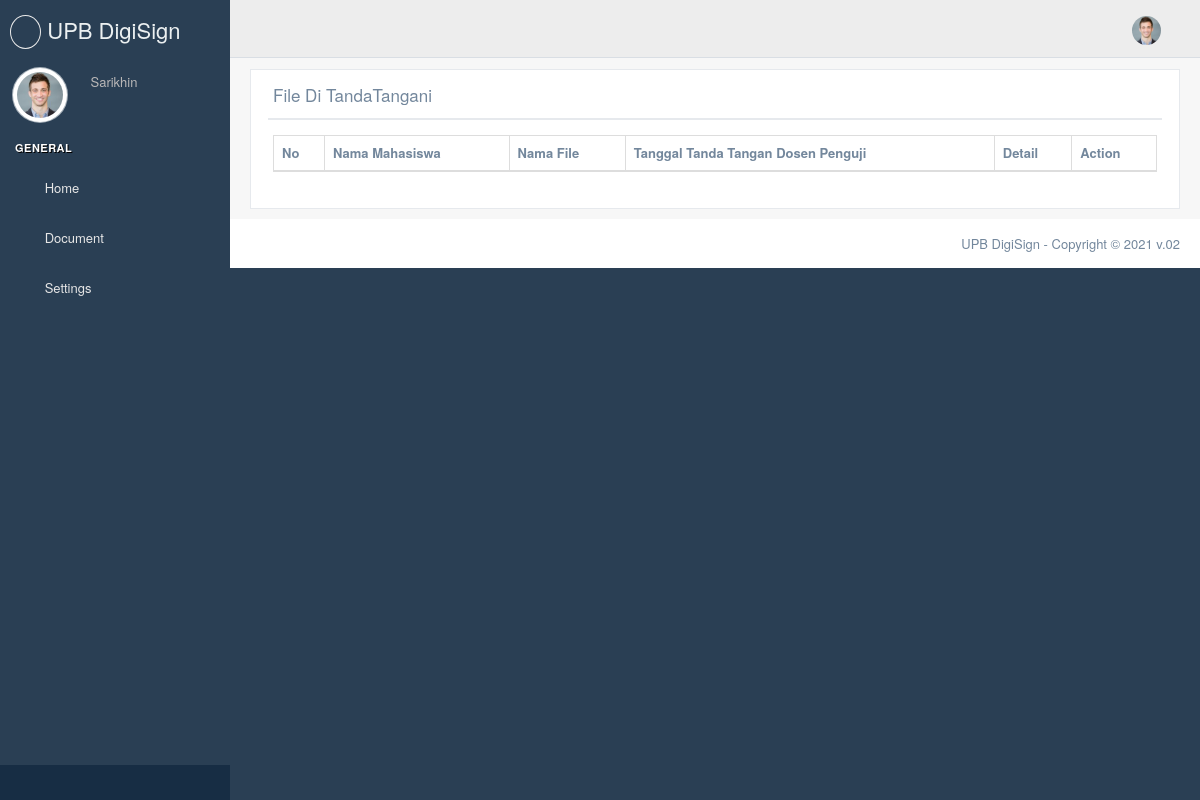
The page /sudah_ditandatangani (signed in) on the database its author committed.
### app/models/Users.py (models this page shows, shortened)
class User(UserMixin, db.Model):
    __tablename__ = 'users'
    id = db.Column(db.Integer, primary_key=True)
    email = db.Column(db.String(64), unique=True, index=True)
    nomor = db.Column(db.String(64), unique=True, index=True)
    name = db.Column(db.String(64), index=True)
    p_profile = db.Column(db.String(128), index=True)
    signature = db.Column(db.String(128), index=True)
    sertifikat = db.Column(db.String(128), index=True)
    key_sertifikat = db.Column(db.String(128), index=True)
    password_sertifikat = db.Column(db.String(128))
    password_hash = db.Column(db.String(128))
    role_id = db.Column(db.Integer, db.ForeignKey('roles.id'))
    confirmed = db.Column(db.Boolean, default=False)
    doc =  db.relationship('fileModel', backref='doc', lazy='dynamic')#child of doc
    skrip =  db.relationship('Skripsi', backref='skrip', lazy='dynamic')#child of doc
    @property
    def password(self):
        raise AttributeError('password is not a readable attribute')

### app/routes.py (the view)
@app.route('/sudah_ditandatangani', methods=['POST','GET'])
@login_required
@check_confirmed
def sign_file():
    try:
        name = fileModel.query.filter(fileModel.id == SignTable.file_id)
    except Exception as err:
        flash('Tidak ada data', 'warning')
        return render_template('/ditandatangani/index.html')
    try:
        data = SignTable.query.filter((SignTable.sign1 == current_user.name) | (SignTable.sign2 == current_user.name)| (SignTable.sign3 == current_user.name))
    except Exception as err:
        flash('Tidak ada data', 'warning')
        return render_template('/ditandatangani/index.html')
    return render_template('/ditandatangani/index.html', data = data, name = name)

### app/models/Users.py (called while the page is built)
@login_manager.user_loader
def load_user(user_id):
    return User.query.get(int(user_id))

### app/templates/ditandatangani/index.html (shortened to what this page needs)
{% extends "base_site.html" %}  {% block stylesheets %} {{ super() }} {% endblock stylesheets %} {%
block content %}
<div class="right_col" role="main">
  <div class="">
    <div class="row">
      <div class="col-md-12 col-sm-12 col-xs-12">
      </div>
      <div class="col-md-12 col-sm-12 col-xs-12">
        <div class="x_panel">
          <div class="x_title">
            <h2>
              File Di TandaTangani
            </h2>
            <ul class="nav navbar-right panel_toolbox">
              <li>
                <a class="collapse-link"><i class="fa fa-chevron-up"></i></a>
              </li>
              <li class="dropdown">
                <a
                  href="#"
                  class="dropdown-toggle"
                  data-toggle="dropdown"
                  role="button"
                  aria-expanded="false"
                  ><i class="fa fa-wrench"></i
                ></a>
              </li>
              <li>
                <a class="close-link"><i class="fa fa-close"></i></a>
              </li>
            </ul>
            <div class="clearfix"></div>
          </div>
          <div class="x_content">
            <table id="datatable" class="table table-striped table-bordered">
              <thead>
                <tr>
                  <th>No</th>
                  <th>Nama Mahasiswa</th>
                  <th>Nama File</th>
                  <th>Tanggal Tanda Tangan Dosen Penguji</th>
                  <th>Detail</th>
                  <th>Action</th>
                </tr>
              </thead>
            </table>
          </div>
        </div>
      </div>
    </div>
  </div>
</div>
{% endblock content %}

### app/templates/site_template/sidebar.html (shortened to what this page needs)
<div class="left_col scroll-view">
  <div class="navbar nav_title" style="border: 0">
    <a href="" class="site_title">
      <i class="fas fa-signature"></i> <span>UPB DigiSign</span></a
    >
  </div>
  <div class="profile clearfix">
    <div class="profile_pic">
      {% if current_user.p_profile is none %}
      <img
        src="{{ url_for('static', filename='images/user.png')}}"
        alt="..."
        class="img-circle profile_img"
      />
      {% else %}
      <img
        src="{{ url_for('static', filename='uploads/photos/')}}{{ current_user.p_profile }}"
        alt="..."
        class="img-circle profile_img"
      />
      {% endif %}
    </div>
    <div class="profile_info">
      <span>{{ current_user.name }}</span>
    </div>
  </div>
  <br />
  <div id="sidebar-menu" class="main_menu_side hidden-print main_menu">
    <div class="menu_section">
      <h3>General</h3>
      <ul class="nav side-menu">
        <li>
          <a href="/dashboard"><i class="fa fa-home"></i> Home </a>
        </li>
         {% if current_user.role.name=='User' %}
        <li>
          <a
            ><i class="fa fa-file-pdf-o"></i> Document
            <span class="fa fa-chevron-down"></span
          ></a>
        </li>
        {% endif %}
        <li>
          <a href="#"
            ><i class="fa fa-gear"></i> Settings
            <span class="fa fa-chevron-down"></span>
          </a>
        </li>
      </ul>
    </div>
  </div>
  <div class="sidebar-footer hidden-small">
    <a data-toggle="tooltip" data-placement="top" title="Settings">
      <span class="glyphicon glyphicon-cog" aria-hidden="true"></span>
    </a>
    <a data-toggle="tooltip" data-placement="top" title="FullScreen">
      <span class="glyphicon glyphicon-fullscreen" aria-hidden="true"></span>
    </a>
    <a data-toggle="tooltip" data-placement="top" title="Lock">
      <span class="glyphicon glyphicon-eye-close" aria-hidden="true"></span>
    </a>
    <a
      data-toggle="tooltip"
      data-placement="top"
      title="Logout"
      href="{{ url_for('logout') }}"
    >
      <span class="glyphicon glyphicon-off" aria-hidden="true"></span>
    </a>
  </div>
</div>

### app/templates/site_template/top_navigation.html (shortened to what this page needs)
<div class="nav_menu">
  <nav>
    <div class="nav toggle">
      <a id="menu_toggle"><i class="fa fa-bars"></i></a>
    </div>
    <ul class="nav navbar-nav navbar-right">
      <li class="">
        <a
          href="javascript:;"
          class="user-profile dropdown-toggle"
          data-toggle="dropdown"
          aria-expanded="false"
        >
          {% if current_user.p_profile is none %}
          <img
            src="{{ url_for('static', filename='images/user.png')}}"
            alt=""
          />
          {% else %}
          <img
            src="{{ url_for('static', filename='uploads/photos/')}}{{ current_user.p_profile }}"
            alt=""
          />
          {% endif %}
          <span class="fa fa-angle-down"></span>
        </a>
      </li>
    </ul>
  </nav>
</div>

### rows shown on the page
User: p_profile (picture), name "Sarikhin"
